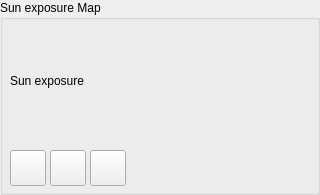
                <widget class="QGroupBox" name="groupBox_SunExposure">
                 <property name="sizePolicy">
                  <sizepolicy hsizetype="Maximum" vsizetype="Preferred">
                   <horstretch>0</horstretch>
                   <verstretch>0</verstretch>
                  </sizepolicy>
                 </property>
                 <property name="minimumSize">
                  <size>
                   <width>320</width>
                   <height>0</height>
                  </size>
                 </property>
                 <property name="title">
                  <string>Sun exposure Map</string>
                 </property>
                 <widget class="QLabel" name="label_Image_SunExposure">
                  <property name="geometry">
                   <rect>
                    <x>10</x>
                    <y>20</y>
                    <width>121</width>
                    <height>121</height>
                   </rect>
                  </property>
                  <property name="frameShape">
                   <enum>QFrame::Shape::NoFrame</enum>
                  </property>
                  <property name="midLineWidth">
                   <number>0</number>
                  </property>
                  <property name="text">
                   <string>Sun exposure</string>
                  </property>
                 </widget>
                 <widget class="QPushButton" name="pushButton_Env_Edit_SunExposure">
                  <property name="geometry">
                   <rect>
                    <x>90</x>
                    <y>150</y>
                    <width>36</width>
                    <height>36</height>
                   </rect>
                  </property>
                  <property name="toolTip">
                   <string>Edit Sun Exposure map</string>
                  </property>
                  <property name="text">
                   <string/>
                  </property>
                  <property name="icon">
                   <iconset resource="resources.qrc">
                    <normaloff>:/Icons/Icons/Edit.png</normaloff>:/Icons/Icons/Edit.png</iconset>
                  </property>
                  <property name="iconSize">
                   <size>
                    <width>32</width>
                    <height>32</height>
                   </size>
                  </property>
                 </widget>
                 <widget class="QPushButton" name="pushButton_Env_Gen_SunExposure">
                  <property name="geometry">
                   <rect>
                    <x>10</x>
                    <y>150</y>
                    <width>36</width>
                    <height>36</height>
                   </rect>
                  </property>
                  <property name="toolTip">
                   <string>Generate from terrain</string>
                  </property>
                  <property name="text">
                   <string/>
                  </property>
                  <property name="icon">
                   <iconset resource="resources.qrc">
                    <normaloff>:/Icons/Icons/Create.png</normaloff>:/Icons/Icons/Create.png</iconset>
                  </property>
                  <property name="iconSize">
                   <size>
                    <width>32</width>
                    <height>32</height>
                   </size>
                  </property>
                 </widget>
                 <widget class="QPushButton" name="pushButton_Env_Load_SunExposure">
                  <property name="geometry">
                   <rect>
                    <x>50</x>
                    <y>150</y>
                    <width>36</width>
                    <height>36</height>
                   </rect>
                  </property>
                  <property name="toolTip">
                   <string>Load Sun Exposure map</string>
                  </property>
                  <property name="text">
                   <string/>
                  </property>
                  <property name="icon">
                   <iconset resource="resources.qrc">
                    <normaloff>:/Icons/Icons/Import.png</normaloff>:/Icons/Icons/Import.png</iconset>
                  </property>
                  <property name="iconSize">
                   <size>
                    <width>32</width>
                    <height>32</height>
                   </size>
                  </property>
                 </widget>
                 <widget class="QWidget" name="widgetSunExpodure" native="true">
                  <property name="geometry">
                   <rect>
                    <x>130</x>
                    <y>20</y>
                    <width>180</width>
                    <height>131</height>
                   </rect>
                  </property>
                  <property name="minimumSize">
                   <size>
                    <width>180</width>
                    <height>0</height>
                   </size>
                  </property>
                  <layout class="QHBoxLayout" name="SunExposureLayout">
                   <property name="spacing">
                    <number>0</number>
                   </property>
                   <property name="leftMargin">
                    <number>0</number>
                   </property>
                   <property name="topMargin">
                    <number>0</number>
                   </property>
                   <property name="rightMargin">
                    <number>0</number>
                   </property>
                   <property name="bottomMargin">
                    <number>0</number>
                   </property>
                  </layout>
                 </widget>
                </widget>
